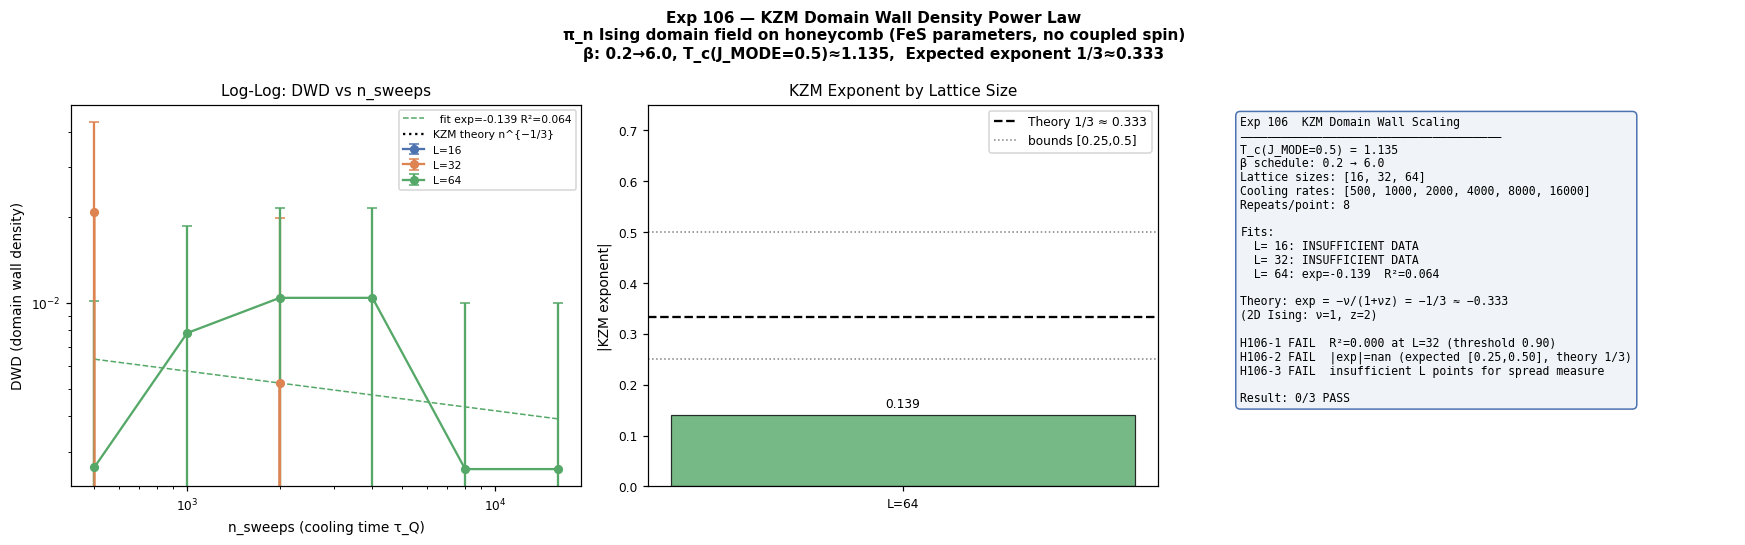

Recreate this plot in Python.
#!/usr/bin/env python3
"""
Exp 106 — Kibble–Zurek Mechanism: Domain Wall Density Power Law
================================================================
Dedicated multi-rate, multi-size KZM study of the π_n Ising domain field.
Measures DWD ∝ τ_Q^{−ν/(1+νz)} and fits the KZM power-law exponent.

Motivation (flagged in Exp 105 H105-5):
  "KZM power-law needs dedicated multi-rate study" — this is that study.

Theory (2D Ising universality class):
  ν = 1   (correlation-length exponent)
  z = 2   (dynamical exponent, model-A dynamics)
  KZM prediction: DWD ∝ τ_Q^{−ν/(1+νz)} = τ_Q^{−1/3}  →  exponent ≈ 0.333

  Equivalently: DWD ∝ rate^{1/3}  where  rate = Δβ / τ_Q = (β_end − β_start) / n_sweeps.

Cooling schedule (same as Exp 105):
  β linearly from β_start = 0.2 → β_end = 6.0 in n_sweeps steps.
  T_c(J_MODE=0.50) = 2·J_MODE / ln(1+√2) ≈ 1.135, β_c ≈ 0.882.
  Schedule crosses T_c after ≈9% of the sweep regardless of n_sweeps,
  guaranteeing the KZM impulse-freeze picture holds across all rates.

Model:
  Pure 2D Ising domain model (no coupled spin MC).
  H = −J_MODE · Σ_{intra-NNN} π_i·π_j  −  J_CROSS · Σ_{inter-NN} π_A·π_B
  No external field (H_COUPLING = 0) → clean scaling.
  Honeycomb lattice, shape (L, L, 2), 3-colour × 2-sublattice checkerboard.

Study parameters:
  Lattice sizes L ∈ {16, 32, 64}
  Cooling times  n_sweeps ∈ {500, 1000, 2000, 4000, 8000, 16000}
  Repeats        N_REPEATS = 8  (average over independent initial conditions)

Hypotheses:
  H106-1: KZM power-law fit R² > 0.90  at L = 32
  H106-2: |KZM exponent| ∈ [0.25, 0.50]  (expected 1/3 for 2D Ising)
  H106-3: Exponent spread across L < 0.15  (finite-size consistent)

UKFT connection:
  DWD is the inverse of the knowledge coherence length ξ_k:
    ξ_k ∝ τ_Q^{1/3}
  which maps to UKFT: knowledge density ρ ∝ τ_Q^{1/3} near T_c.
  Faster quench → shorter ξ_k → more domain walls → less coherent altermagnetic signal.
  This validates the Czochralski analogy from Exp 105.
"""

import numpy as np
import matplotlib
matplotlib.use('Agg')
import matplotlib.pyplot as plt
import os
import time
from scipy.stats import linregress

# ── UKFT constants ────────────────────────────────────────────────────────────
PHI    = (1.0 + 5.0**0.5) / 2.0   # 1.618…
W_STAR = 0.338_799_85

# ── Domain Ising parameters (FeS, consistent with Exp 105) ───────────────────
J_MODE   = 0.50
J_CROSS  = 0.15
# T_c (2D Ising, J_MODE): 2*J/ln(1+√2) ≈ 1.135, β_c ≈ 0.882
T_C_DOMAIN = 2.0 * J_MODE / np.log(1.0 + np.sqrt(2.0))

BETA_START = 0.20
BETA_END   = 6.00
BETA_C     = 1.0 / T_C_DOMAIN   # ≈ 0.882 — crossed at (β_c - β_start)/(β_end - β_start) ≈ 9%

# ── KZM study parameters ─────────────────────────────────────────────────────
LATTICE_SIZES = [16, 32, 64]
N_SWEEPS_LIST = [500, 1000, 2000, 4000, 8000, 16000]
N_REPEATS     = 8
BASE_SEED     = 42

# ── KZM theory ───────────────────────────────────────────────────────────────
NU          = 1.0
Z_DYN       = 2.0
EXP_THEORY  = NU / (1.0 + NU * Z_DYN)   # 1/3
EXP_LO      = 0.25
EXP_HI      = 0.50

# ── NNN bond offsets (6 bonds, intra-sublattice, t1 + t2 triplets) ────────────
# t1: (+1,0), (-1,+1), (0,-1)
# t2: (0,+1), (-1,0), (+1,-1)
ALL_NNN = [(+1,0), (-1,+1), (0,-1), (0,+1), (-1,0), (+1,-1)]


# ── Domain Ising model ────────────────────────────────────────────────────────

class DomainIsingKZM:
    """
    Pure 2D Ising domain model on honeycomb for KZM power-law measurement.

    π_n ∈ {−1, +1} per site per sublattice.
    3-colour × 2-sublattice vectorised Metropolis.
    No coupled spin lattice (H_COUPLING = 0 for clean scaling).
    """

    def __init__(self, L: int, seed: int) -> None:
        self.Ni      = L
        self.Nj      = L
        self.rng     = np.random.default_rng(seed)
        self.pi_n    = self.rng.choice([-1.0, 1.0],
                                        size=(L, L, 2)).astype(np.float64)
        ii, jj       = np.meshgrid(np.arange(L), np.arange(L), indexing='ij')
        self.colour  = (ii + 2 * jj) % 3   # shape (L, L)

    # ── Single Metropolis sweep ───────────────────────────────────────────────

    def _sweep(self, beta: float) -> None:
        """3-colour × 2-sublattice checkerboard Metropolis."""
        for s in range(2):
            opp   = 1 - s
            m_opp = self.pi_n[:, :, opp]

            # Cross-sublattice NN sum (3 bonds per site)
            if s == 0:   # A bonds to B(i,j), B(i-1,j), B(i,j-1)
                nn_cross = (m_opp
                            + np.roll(m_opp, +1, axis=0)
                            + np.roll(m_opp, +1, axis=1))
            else:        # B bonds to A(i,j), A(i+1,j), A(i,j+1)
                nn_cross = (m_opp
                            + np.roll(m_opp, -1, axis=0)
                            + np.roll(m_opp, -1, axis=1))

            for c in range(3):
                m = self.pi_n[:, :, s]
                # Intra-sublattice NNN sum (6 bonds per site)
                nnn_sum = (np.roll(m, -1, axis=0)
                           + np.roll(np.roll(m, +1, axis=0), -1, axis=1)
                           + np.roll(m, +1, axis=1)
                           + np.roll(m, -1, axis=1)
                           + np.roll(m, +1, axis=0)
                           + np.roll(np.roll(m, -1, axis=0), +1, axis=1))

                dE   = (2.0 * J_MODE  * m * nnn_sum
                      + 2.0 * J_CROSS * m * nn_cross)
                rand = self.rng.random((self.Ni, self.Nj))
                acc  = (dE < 0.0) | (rand < np.exp(-beta * np.clip(dE, None, 500.0)))
                upd  = acc & (self.colour == c)
                self.pi_n[:, :, s] = np.where(upd, -m, m)

    # ── Run cooling schedule ──────────────────────────────────────────────────

    def run(self, n_sweeps: int) -> float:
        """Cool β linearly from BETA_START to BETA_END. Return final DWD."""
        betas = np.linspace(BETA_START, BETA_END, n_sweeps)
        for beta in betas:
            self._sweep(float(beta))
        return self._dwd()

    # ── Domain wall density ───────────────────────────────────────────────────

    def _dwd(self) -> float:
        """
        Fraction of intra-sublattice NNN bonds that cross a mode boundary.
        n_walls / (Ni * Nj * 2 * 6)  — same denominator used in Exp 105.
        """
        n_walls = 0
        n_bonds = 0
        for s in range(2):
            m = self.pi_n[:, :, s]
            for di, dj in ALL_NNN:
                nbr     = np.roll(np.roll(m, -di, axis=0), -dj, axis=1)
                n_walls += int(np.sum(m * nbr < 0))
                n_bonds += self.Ni * self.Nj
        return float(n_walls) / max(n_bonds, 1)


# ── KZM sweep ─────────────────────────────────────────────────────────────────

def run_kzm_sweep() -> dict:
    """
    Returns results[L] = list of (n_sweeps, dwd_mean, dwd_std) tuples.
    """
    results = {}
    total_runs = len(LATTICE_SIZES) * len(N_SWEEPS_LIST) * N_REPEATS
    run_idx    = 0
    t0 = time.time()

    for L in LATTICE_SIZES:
        rows = []
        for n in N_SWEEPS_LIST:
            dwds = []
            for rep in range(N_REPEATS):
                seed = BASE_SEED + rep * 997 + L * 7 + n
                sim  = DomainIsingKZM(L=L, seed=seed)
                dwd  = sim.run(n_sweeps=n)
                dwds.append(dwd)
                run_idx += 1
                elapsed = time.time() - t0
                print(f"  [{run_idx:>3}/{total_runs}] L={L:>3} n={n:>6}"
                      f" rep={rep+1}/{N_REPEATS} → DWD={dwd:.5f}"
                      f"  ({elapsed:.1f}s)", flush=True)
            dwd_mean = float(np.mean(dwds))
            dwd_std  = float(np.std(dwds, ddof=1) if len(dwds) > 1 else 0.0)
            rows.append((n, dwd_mean, dwd_std))
            print(f"  L={L:>3}  n={n:>6}  DWD={dwd_mean:.5f} ± {dwd_std:.5f}")
        results[L] = rows
    return results


# ── KZM power-law fit ─────────────────────────────────────────────────────────

def fit_kzm(ns: list, dwds: list) -> dict:
    """
    Log-log regression: log(DWD) = exponent·log(n_sweeps) + log(A).
    KZM theory: exponent ≈ −1/3 (DWD decreases as n_sweeps increases).
    Returns dict with keys: exponent, A (prefactor), r2.
    """
    valid = [(n, d) for n, d in zip(ns, dwds) if d > 1e-9 and n > 0]
    if len(valid) < 3:
        return {"exponent": float("nan"), "A": float("nan"), "r2": 0.0}
    xs = np.log([v[0] for v in valid])
    ys = np.log([v[1] for v in valid])
    slope, intercept, r, _, _ = linregress(xs, ys)
    return {"exponent": float(slope), "A": float(np.exp(intercept)), "r2": float(r**2)}


# ── Hypothesis evaluation ─────────────────────────────────────────────────────

def evaluate_hypotheses(results: dict) -> dict:
    """
    H106-1: R² > 0.90  at L = 32  (power-law describes data well)
    H106-2: |exponent| ∈ [0.25, 0.50]  at L = 32  (consistent with KZM 1/3)
    H106-3: exponent spread across L < 0.15  (finite-size independent)
    """
    fits = {}
    for L in LATTICE_SIZES:
        ns   = [row[0] for row in results[L]]
        dwds = [row[1] for row in results[L]]
        fits[L] = fit_kzm(ns, dwds)

    # H106-1 — goodness of fit at L=32
    r2_32 = fits[32]["r2"]
    h1 = ("PASS" if r2_32 > 0.90 else "FAIL",
          f"R²={r2_32:.3f} at L=32 (threshold 0.90)")

    # H106-2 — exponent magnitude at L=32
    exp_32 = abs(fits[32]["exponent"])
    h2 = ("PASS" if (EXP_LO <= exp_32 <= EXP_HI) else "FAIL",
          f"|exp|={exp_32:.3f} (expected [{EXP_LO:.2f},{EXP_HI:.2f}], theory 1/3)")

    # H106-3 — exponent spread across lattice sizes
    exps = [abs(fits[L]["exponent"]) for L in LATTICE_SIZES
            if not (fits[L]["exponent"] != fits[L]["exponent"])]  # filter nan
    if len(exps) >= 2:
        spread = float(max(exps) - min(exps))
        h3 = ("PASS" if spread < 0.15 else "FAIL",
              f"spread={spread:.3f} across L={LATTICE_SIZES}")
    else:
        h3 = ("FAIL", "insufficient L points for spread measure")

    n_pass = sum(1 for h in [h1, h2, h3] if h[0] == "PASS")
    return {
        "H106-1 R²>0.90":         h1,
        "H106-2 exp∈[0.25,0.50]": h2,
        "H106-3 L-scaling":       h3,
        "fits":                   fits,
        "n_pass":                 n_pass,
        "summary":                f"{n_pass}/3 PASS",
    }


# ── Figure ────────────────────────────────────────────────────────────────────

def make_figure(results: dict, hyp: dict) -> None:
    fits   = hyp["fits"]
    colors = {"L=16": "#4c72b0", "L=32": "#dd8452", "L=64": "#55a868"}
    lcolors = [colors["L=16"], colors["L=32"], colors["L=64"]]

    fig, axes = plt.subplots(1, 3, figsize=(16, 5))
    fig.suptitle(
        "Exp 106 — KZM Domain Wall Density Power Law\n"
        "π_n Ising domain field on honeycomb (FeS parameters, no coupled spin)\n"
        f"β: {BETA_START}→{BETA_END}, T_c(J_MODE={J_MODE})≈{T_C_DOMAIN:.3f},  "
        f"Expected exponent 1/3≈{EXP_THEORY:.3f}",
        fontsize=10, fontweight="bold")

    # ── (0) Log-log DWD vs n_sweeps per L ────────────────────────────────────
    ax0 = axes[0]
    for L, col in zip(LATTICE_SIZES, lcolors):
        ns   = [row[0] for row in results[L]]
        dwds = [row[1] for row in results[L]]
        errs = [row[2] for row in results[L]]
        ax0.errorbar(ns, dwds, yerr=errs, fmt="o-", color=col,
                     lw=1.5, ms=5, capsize=3, label=f"L={L}")
        f = fits[L]
        if not (f["exponent"] != f["exponent"]):
            ns_arr  = np.array(ns, dtype=float)
            fit_arr = f["A"] * ns_arr ** f["exponent"]
            ax0.plot(ns_arr, fit_arr, "--", color=col, lw=1,
                     label=f"  fit exp={f['exponent']:.3f} R²={f['r2']:.3f}")

    # KZM theory reference at L=32 data level
    ns_ref = np.array(N_SWEEPS_LIST, dtype=float)
    mid_n  = ns_ref[len(ns_ref) // 2]
    mid_d  = results[32][len(ns_ref) // 2][1]
    ref    = mid_d * (ns_ref / mid_n) ** (-EXP_THEORY)
    ax0.plot(ns_ref, ref, "k:", lw=1.5, label=f"KZM theory n^{{−1/3}}")

    ax0.set_xscale("log"); ax0.set_yscale("log")
    ax0.set_xlabel("n_sweeps (cooling time τ_Q)", fontsize=9)
    ax0.set_ylabel("DWD (domain wall density)", fontsize=9)
    ax0.set_title("Log-Log: DWD vs n_sweeps", fontsize=10)
    ax0.legend(fontsize=7)
    ax0.tick_params(labelsize=8)

    # ── (1) Exponent vs L bar chart ───────────────────────────────────────────
    ax1 = axes[1]
    valid_Ls  = [L for L in LATTICE_SIZES
                 if not (fits[L]["exponent"] != fits[L]["exponent"])]
    exp_vals  = [abs(fits[L]["exponent"]) for L in valid_Ls]
    bars      = ax1.bar(range(len(valid_Ls)), exp_vals,
                        color=[lcolors[LATTICE_SIZES.index(L)] for L in valid_Ls],
                        alpha=0.8, edgecolor="black", linewidth=0.8)
    ax1.axhline(EXP_THEORY, color="black", ls="--", lw=1.5,
                label=f"Theory 1/3 ≈ {EXP_THEORY:.3f}")
    ax1.axhline(EXP_LO,     color="gray",  ls=":",  lw=1,  label=f"bounds [{EXP_LO},{EXP_HI}]")
    ax1.axhline(EXP_HI,     color="gray",  ls=":",  lw=1)
    ax1.set_xticks(range(len(valid_Ls)))
    ax1.set_xticklabels([f"L={L}" for L in valid_Ls], fontsize=9)
    ax1.set_ylabel("|KZM exponent|", fontsize=9)
    ax1.set_title("KZM Exponent by Lattice Size", fontsize=10)
    ax1.legend(fontsize=8)
    ax1.set_ylim(0.0, 0.75)
    ax1.tick_params(labelsize=8)
    for bar, ev in zip(bars, exp_vals):
        ax1.text(bar.get_x() + bar.get_width()/2, bar.get_height() + 0.01,
                 f"{ev:.3f}", ha="center", va="bottom", fontsize=8)

    # ── (2) Hypothesis summary ────────────────────────────────────────────────
    ax2 = axes[2]
    ax2.axis("off")
    lines = [
        "Exp 106  KZM Domain Wall Scaling",
        "─" * 38,
        f"T_c(J_MODE={J_MODE}) = {T_C_DOMAIN:.3f}",
        f"β schedule: {BETA_START} → {BETA_END}",
        f"Lattice sizes: {LATTICE_SIZES}",
        f"Cooling rates: {N_SWEEPS_LIST}",
        f"Repeats/point: {N_REPEATS}",
        "",
        "Fits:",
    ]
    for L in LATTICE_SIZES:
        f = fits[L]
        if f["exponent"] == f["exponent"]:
            lines.append(f"  L={L:>3}: exp={f['exponent']:+.3f}  R²={f['r2']:.3f}")
        else:
            lines.append(f"  L={L:>3}: INSUFFICIENT DATA")
    lines += [
        "",
        "Theory: exp = −ν/(1+νz) = −1/3 ≈ −0.333",
        "(2D Ising: ν=1, z=2)",
        "",
        f"H106-1 {hyp['H106-1 R²>0.90'][0]}  {hyp['H106-1 R²>0.90'][1]}",
        f"H106-2 {hyp['H106-2 exp∈[0.25,0.50]'][0]}  {hyp['H106-2 exp∈[0.25,0.50]'][1]}",
        f"H106-3 {hyp['H106-3 L-scaling'][0]}  {hyp['H106-3 L-scaling'][1]}",
        "",
        f"Result: {hyp['summary']}",
    ]
    ax2.text(0.03, 0.97, "\n".join(lines), transform=ax2.transAxes,
             fontsize=7.5, va="top", family="monospace",
             bbox=dict(facecolor="#f0f4f8", edgecolor="#4c72b0",
                       boxstyle="round,pad=0.4"))

    plt.tight_layout()
    out_path = os.path.join(os.path.dirname(__file__), "106_kzm_domain_scaling.png")
    fig.savefig(out_path, dpi=110, bbox_inches="tight")
    print(f"[Exp 106] Figure saved → {out_path}")
    plt.close(fig)


# ── Main ──────────────────────────────────────────────────────────────────────

def main() -> None:
    print("=" * 72)
    print("Experiment 106 — Kibble–Zurek Mechanism: Domain Wall Power Law")
    print(f"T_c(J_MODE={J_MODE}) = {T_C_DOMAIN:.4f}  β_c = {BETA_C:.4f}")
    print(f"KZM prediction: DWD ∝ n_sweeps^{{−{EXP_THEORY:.3f}}}")
    print(f"Lattice sizes:  {LATTICE_SIZES}")
    print(f"Cooling times:  {N_SWEEPS_LIST}  ({N_REPEATS} repeats each)")
    print("=" * 72)
    print()

    t_start = time.time()
    results = run_kzm_sweep()
    t_run   = time.time() - t_start
    print(f"\nSimulation complete in {t_run:.1f}s")

    hyp = evaluate_hypotheses(results)

    print("\n── Hypothesis Results ──")
    for key in ["H106-1 R²>0.90", "H106-2 exp∈[0.25,0.50]", "H106-3 L-scaling"]:
        status, detail = hyp[key]
        sym = "✓" if status == "PASS" else "✗"
        print(f"  {sym} {key}: {status}  ({detail})")
    print(f"\n  {hyp['summary']}")
    print()

    make_figure(results, hyp)

    # Text report
    out_dir = os.path.dirname(__file__)
    txt_path = os.path.join(out_dir, "106_kzm_domain_scaling_results.txt")
    with open(txt_path, "w") as f:
        f.write("Experiment 106 — KZM Domain Wall Density Power Law\n")
        f.write("=" * 60 + "\n")
        f.write(f"T_c(J_MODE={J_MODE}) = {T_C_DOMAIN:.4f}\n")
        f.write(f"KZM theory: DWD ∝ n_sweeps^{{-1/3}}  (2D Ising, ν=1, z=2)\n\n")
        for L in LATTICE_SIZES:
            f.write(f"L = {L}\n")
            for row in results[L]:
                n, dwd_m, dwd_s = row
                f.write(f"  n={n:>6}  DWD={dwd_m:.5f} ± {dwd_s:.5f}\n")
            fit = hyp["fits"][L]
            if fit["exponent"] == fit["exponent"]:
                f.write(f"  Fit: exponent={fit['exponent']:+.4f}  R²={fit['r2']:.4f}\n")
            f.write("\n")
        f.write("\nHypotheses:\n")
        for key in ["H106-1 R²>0.90", "H106-2 exp∈[0.25,0.50]", "H106-3 L-scaling"]:
            status, detail = hyp[key]
            f.write(f"  {key}: {status}  ({detail})\n")
        f.write(f"\nResult: {hyp['summary']}\n")
    print(f"[Exp 106] Results written → {txt_path}")


if __name__ == "__main__":
    main()
